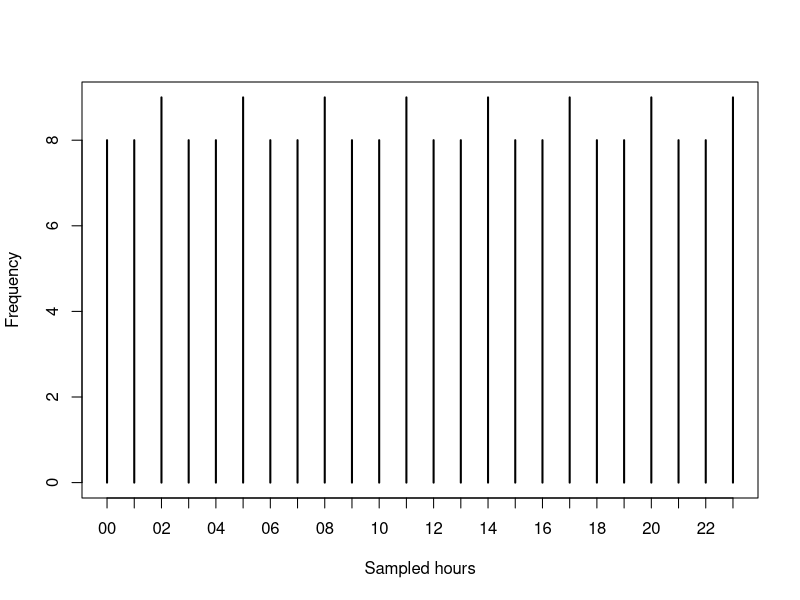
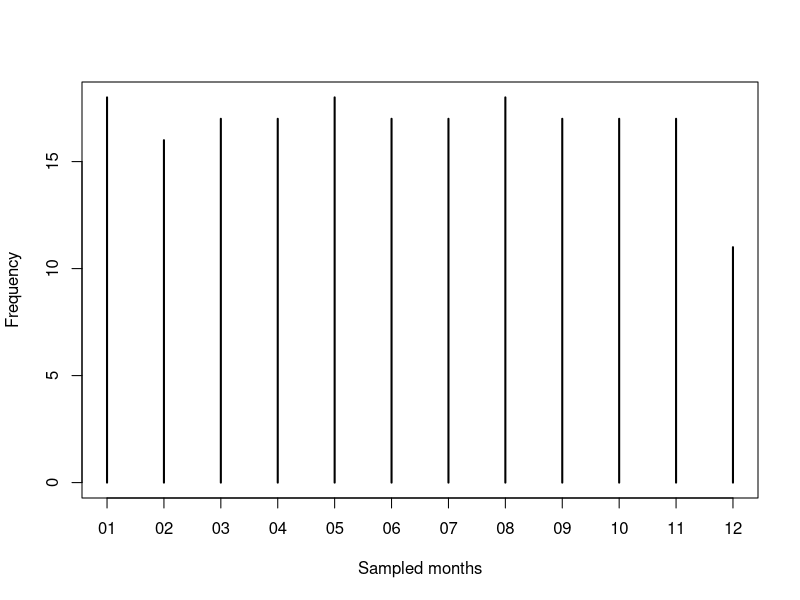
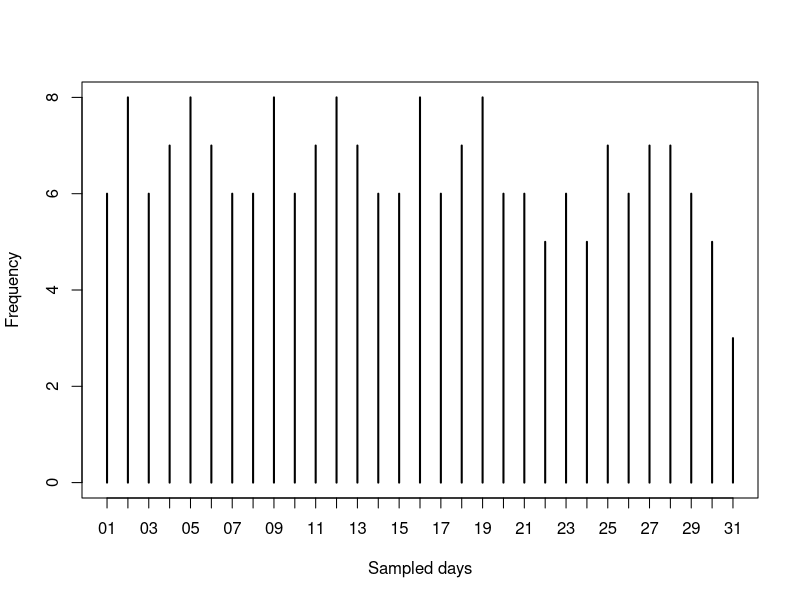
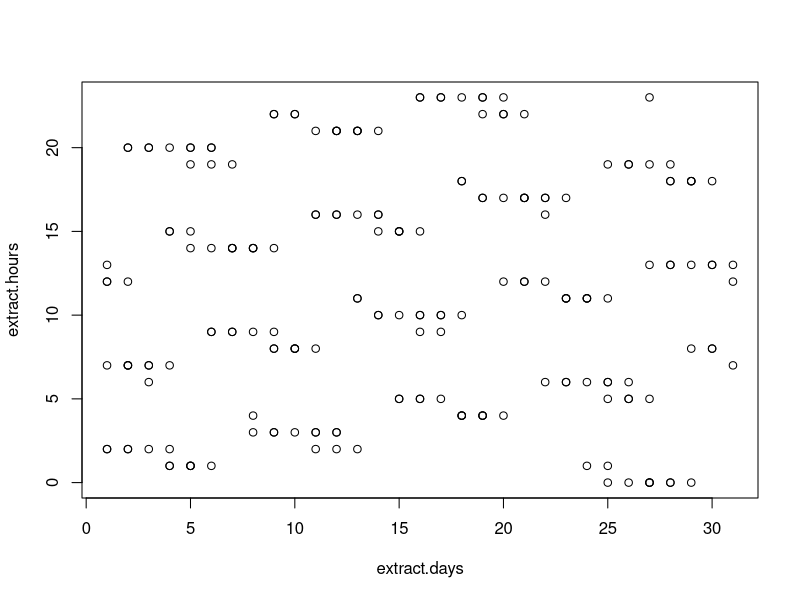
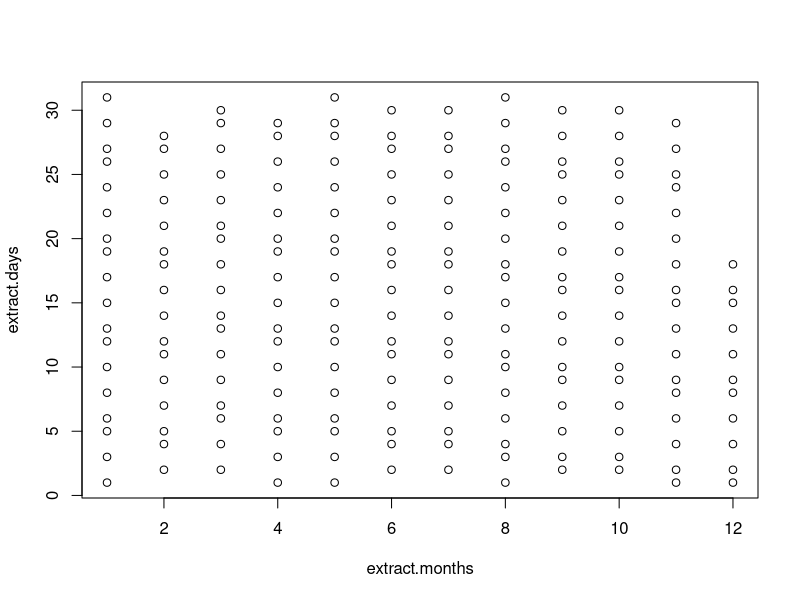
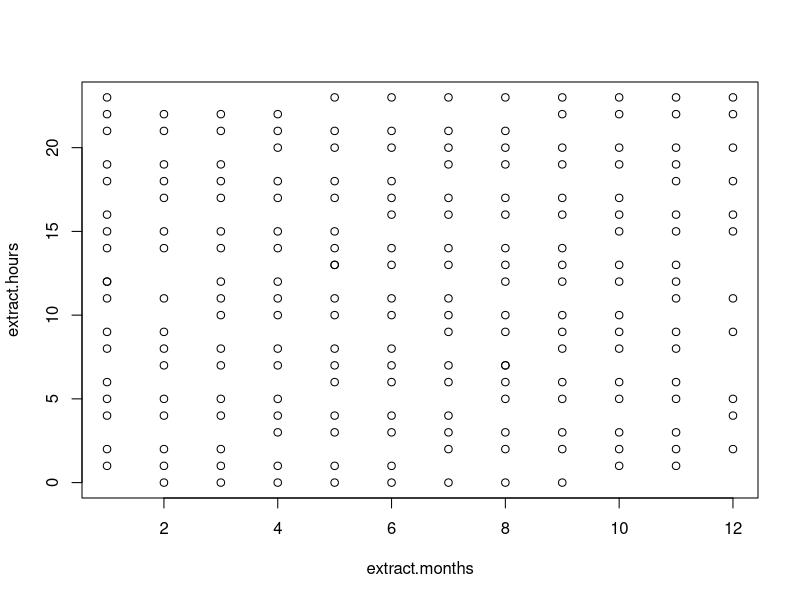

Reproduce these figures in R, in order.
#Subsampling scheme - example
#written by Danielle Harris, 13 Apr 2017

#Assuming 1 year of data, in hourly files and we want to analyse ~900 hours of data

#######################################################################################
##Step 1: Work out total number of hours in the whole dataset
#NB: in ISOdatatime GMT as a timezone is treated as UTC so no daylight savings are observed.  The default is the "current" (I assume the computer's) timezone.
start.date.time<-ISOdatetime(2014, 1, 1, 0, 0, 0, tz="GMT")
end.date.time<-ISOdatetime(2014, 12, 31, 23, 0, 0, tz="GMT") 
total.days<-353
total.hours<-total.days*24

########################################################################################
#Step 2: assume that we will use a 1 hour file as a sampling unit - work out the spacing required to generate 900 hours in a sample.  

no.samples.required<-200
spacing.required<-total.hours/(no.samples.required) 
#note that the seq function in R uses no.samples.required-1, but this is without considering that a random start will be used between 1 and the spacing number.  Therefore, the spacing.required is used as a non-integer number of hours but then will be rounded to the nearest hour across the subsample.

#######################################################################################
#Step 3: ask whether this spacing could create a potentially meaningful temporal pattern in the sampling scheme i.e., aliasing and adjust if necessary.

#9.73 hours is not divisible by 24, so we would not expect any aliasing to occur.  However, we can check this at the end. 

###################################################################################
#Step 4: create a sequence of hours sampled using the above spacing and with a random start point for the first number

#select a random number between 1 and the required spacing. 
random.hour.start<-runif(1,1,spacing.required)

#convert this decimal number of hours to a proper date time object using the start date
random.start.date.time<-start.date.time + as.difftime(random.hour.start, unit="hours")

#need to turn the required spacing into seconds for the sequence function
spacing.required.secs<-spacing.required*60*60

#so this sequence starts with the random start hour on the first day, then increases using the spacing required as a step lengh, and generates the required number of samples.  Finally, the whole sequence is rounded to the nearest integer.
random.sample<-round(seq(random.start.date.time,by = spacing.required.secs,length.out= no.samples.required),"hours")
#note that the seq splits the data by the second but then we round to the nearest hour. This means that sometimes the spacing is 9 hours, sometimes 10...but this helps to break any temporal repetitive patterning.

#extract the hours to check whether there is any temporal aliasing
extract.hours<-format(random.sample, "%H")
extract.months<-format(random.sample, "%m")
extract.days<-format(random.sample, "%d")

summary.hours<-table(extract.hours)
plot(summary.hours,xlab="Sampled hours",ylab="Frequency")

summary.months<-table(extract.months)
plot(summary.months,xlab="Sampled months",ylab="Frequency")

summary.days<-table(extract.days)
plot(summary.days,xlab="Sampled days",ylab="Frequency")

#check the relationship between chosen days, hours, and months.  The most important plot here is the first one of hours against day of the month.  This helps to flag if there is any temporal repetetive patterning to be aware of.
plot(extract.days,extract.hours)
plot(extract.months,extract.days)
plot(extract.months,extract.hours)
